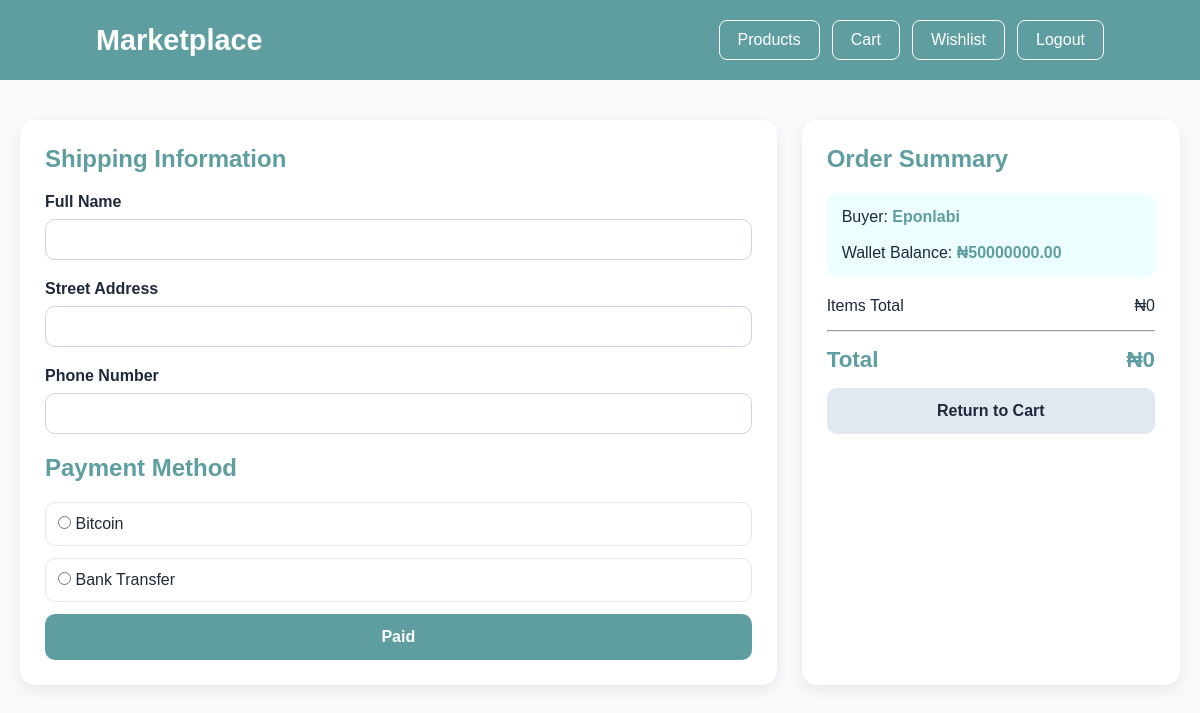
The app's page /checkout/ (signed in), older data.
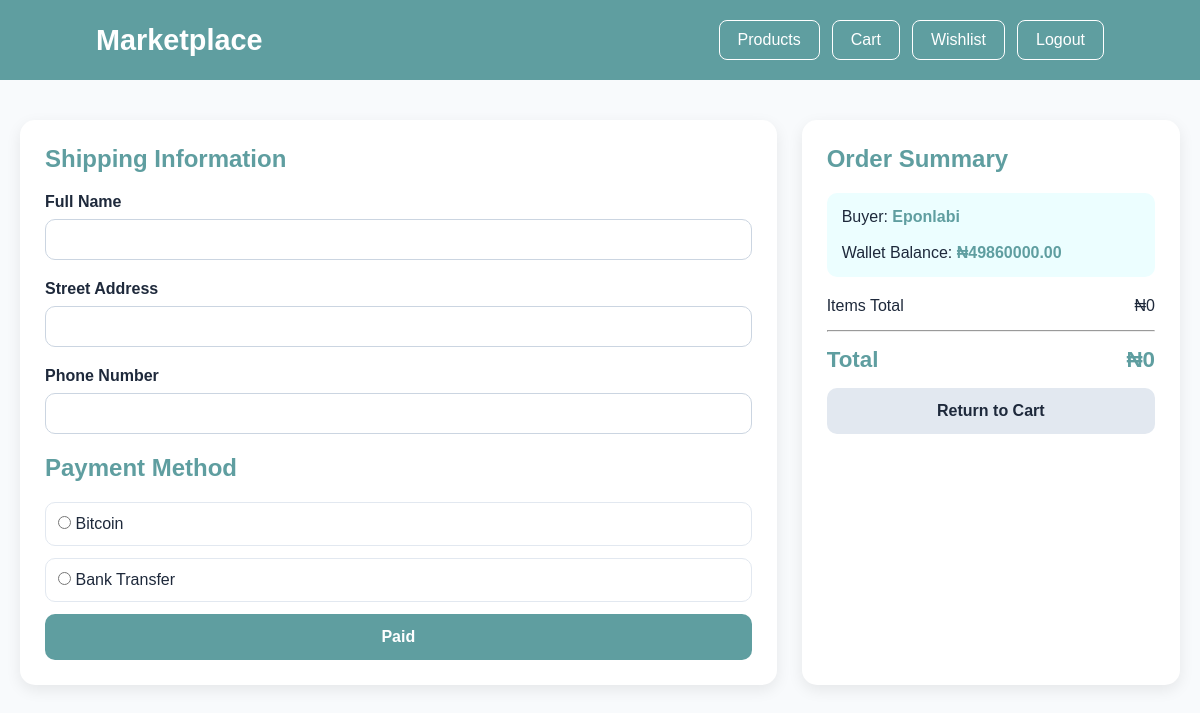
The same page, newer data.
### buyer/models.py (models this page shows, shortened)
class Buyer(models.Model):
    user = models.OneToOneField(User, on_delete=models.CASCADE)
    wallet_balance = models.DecimalField(max_digits=10, decimal_places=2, default=5000000.00)
    profile_picture = models.ImageField(upload_to='buyer_profiles/', blank=True,null=True,)

### buyer/views.py (the view, shortened to what this page needs)
# urls.py: path('checkout/', views.checkout, name='checkout'),
@login_required(login_url='buyersLogin')
def checkout(request):
    buyer = Buyer.objects.get(user=request.user)
    cart = request.session.get('cart', {})
    item_ids = cart.keys()
    items = Item.objects.filter(id__in=item_ids)
    total = 0
    for item in items:
        qty = cart[str(item.id)]['qty']
        total += item.price * qty
    return render(request, 'checkout.html', {'buyer': buyer,'total': total})

### buyer/templates/checkout.html (shortened to what this page needs)
<!DOCTYPE html>
<html lang="en">
<head>
</head>
<body>
<header>
    <div class="logo">Marketplace</div>
    <div class="nav-actions">
        <a href="/buyerDash/" class="nav-btn">Products</a>
        <a href="/cart/" class="nav-btn">Cart</a>
        <a href="/wishlist/" class="nav-btn">Wishlist</a>
        <a href="/buyer/logout/" class="nav-btn">Logout</a>
    </div>
</header>
<div class="container">
    <div class="checkout-grid">
        <div class="card">
            <h2>Shipping Information</h2>
            <form method="POST">
                <div class="form-group">
                    <label>Full Name</label>
                    <input
                        type="text"
                        name="fullname"
                        class="form-control"
                        required
                    >
                </div>
                <div class="form-group">
                    <label>Street Address</label>
                    <input
                        type="text"
                        name="addy"
                        class="form-control"
                        required
                    >
                </div>
                <div class="form-group">
                    <label>Phone Number</label>
                    <input
                        type="tel"
                        name="phone"
                        class="form-control"
                        required
                    >
                </div>
                <h2>Payment Method</h2>
                <div class="payment-option">
                    <input
                        type="radio"
                        name="payment_method"
                        value="Bitcoin"
                        onclick="showPaymentInfo('btc')"
                    >
                    Bitcoin
                </div>
                <div class="payment-option">
                    <input
                        type="radio"
                        name="payment_method"
                        value="Cash Transfer"
                        onclick="showPaymentInfo('cash')"
                    >
                    Bank Transfer
                </div>
                <button type="submit" class="btn btn-primary">
                    Paid
                </button>
            </form>
        </div>
        <div class="card">
            <h2>Order Summary</h2>
            <div class="wallet">
                Buyer:
                <strong>{{ buyer.user.username }}</strong>
                <br><br>
                Wallet Balance:
                <strong>
                    ₦{{ buyer.wallet_balance }}
                </strong>
            </div>
            <div class="summary-row">
                <span>Items Total</span>
                <span>₦{{ total }}</span>
            </div>
            <hr style="margin:15px 0;">
            <div class="summary-row total">
                <span>Total</span>
                <span>₦{{ total }}</span>
            </div>
            <a href="/cart/" class="btn btn-secondary">
                Return to Cart
            </a>
        </div>
    </div>
</div>
</body>
</html>

Row changes from the older to the newer data that the page shows:
changed Buyer "Eponlabi": wallet_balance "50000000.00" → "49860000.00"
